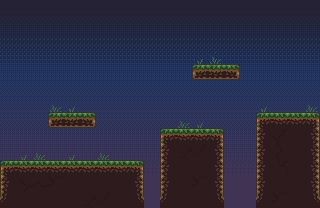

This game map was drawn from its Tiled (.tmx) file and the tilesets committed beside it. A one-line description and the full map source follow:
An orthogonal 20x13 tile map with 16x16 px tiles, 3 tile layers (Calque de Tuiles 1, Calque de Tuiles 2, Calque de Tuiles 3), 2 tilesets.

<map version="1.9" tiledversion="1.9.2" orientation="orthogonal" renderorder="right-down" width="20" height="13" tilewidth="16" tileheight="16" infinite="0" nextlayerid="5" nextobjectid="1">
 <tileset firstgid="1" name="Tileset" tilewidth="16" tileheight="16" tilecount="400" columns="20">
  <image source="tileset.png" width="320" height="320" />
 </tileset>
 <tileset firstgid="401" name="backgrounds" tilewidth="16" tileheight="16" tilecount="260" columns="20">
  <image source="backgrounds.png" width="320" height="208" />
 </tileset>
 <layer id="1" name="Calque de Tuiles 1" width="20" height="13">
  <data encoding="csv">
401,402,403,404,405,406,407,408,409,410,411,412,413,414,415,416,417,418,419,420,
421,422,423,424,425,426,427,428,429,430,431,432,433,434,435,436,437,438,439,440,
441,442,443,444,445,446,447,448,449,450,451,452,453,454,455,456,457,458,459,460,
461,462,463,464,465,466,467,468,469,470,471,472,473,474,475,476,477,478,479,480,
481,482,483,484,485,486,487,488,489,490,491,492,493,494,495,496,497,498,499,500,
501,502,503,504,505,506,507,508,509,510,511,512,513,514,515,516,517,518,519,520,
521,522,523,524,525,526,527,528,529,530,531,532,533,534,535,536,537,538,539,540,
541,542,543,544,545,546,547,548,549,550,551,552,553,554,555,556,557,558,559,560,
561,562,563,564,565,566,567,568,569,570,571,572,573,574,575,576,577,578,579,580,
581,582,583,584,585,586,587,588,589,590,591,592,593,594,595,596,597,598,599,600,
601,602,603,604,605,606,607,608,609,610,611,612,613,614,615,616,617,618,619,620,
621,622,623,624,625,626,627,628,629,630,631,632,633,634,635,636,637,638,639,640,
641,642,643,644,645,646,647,648,649,650,651,652,653,654,655,656,657,658,659,660
</data>
 </layer>
 <layer id="3" name="Calque de Tuiles 2" width="20" height="13">
  <data encoding="csv">
0,0,0,0,0,0,0,0,0,0,0,0,0,0,0,0,0,0,0,0,
0,0,0,0,0,0,0,0,0,0,0,0,0,0,0,0,0,0,0,0,
0,0,0,0,0,0,0,0,0,0,0,0,0,0,0,0,0,0,0,0,
0,0,0,0,0,0,0,0,0,0,0,0,0,0,0,0,0,0,0,0,
0,0,0,0,0,0,0,0,0,0,0,0,81,82,83,0,0,0,0,0,
0,0,0,0,0,0,0,0,0,0,0,0,0,0,0,0,0,0,0,0,
0,0,0,0,0,0,0,0,0,0,0,0,0,0,0,0,0,0,0,0,
0,0,0,81,82,83,0,0,0,0,0,0,0,0,0,0,1,2,2,3,
0,0,0,0,0,0,0,0,0,0,1,2,2,3,0,0,21,22,22,23,
0,0,0,0,0,0,0,0,0,0,21,22,22,23,0,0,21,22,22,23,
1,2,2,2,2,2,2,2,3,0,21,22,22,23,0,0,21,22,22,23,
21,22,22,22,22,22,22,22,23,0,21,22,22,23,0,0,21,22,22,23,
41,22,22,22,22,22,22,22,43,0,41,22,22,43,0,0,41,22,22,43
</data>
 </layer>
 <layer id="4" name="Calque de Tuiles 3" width="20" height="13">
  <data encoding="csv">
0,0,0,0,0,0,0,0,0,0,0,0,0,0,0,0,0,0,0,0,
0,0,0,0,0,0,0,0,0,0,0,0,0,0,0,0,0,0,0,0,
0,0,0,0,0,0,0,0,0,0,0,0,0,0,0,0,0,0,0,0,
0,0,0,0,0,0,0,0,0,0,0,0,5,4,0,0,0,0,0,0,
0,0,0,0,0,0,0,0,0,0,0,0,0,0,0,0,0,0,0,0,
0,0,0,0,0,0,0,0,0,0,0,0,0,0,0,0,0,0,0,0,
0,0,0,4,5,0,0,0,0,0,0,0,0,0,0,0,5,0,0,4,
0,0,0,0,0,0,0,0,0,0,0,4,5,0,0,0,0,0,0,0,
0,0,0,0,0,0,0,0,0,0,0,0,0,0,0,0,0,2684354584,0,0,
0,5,4,0,5,0,4,0,0,0,0,2147483693,2147483692,0,0,0,0,2684354585,0,0,
0,0,0,0,0,0,0,0,0,0,0,0,0,0,0,0,0,2684354586,0,0,
0,24,25,26,0,0,0,0,0,0,0,0,26,0,0,0,0,0,0,0,
0,0,0,0,0,2147483693,2147483692,0,0,0,0,0,0,0,0,0,0,26,0,0
</data>
 </layer>
</map>